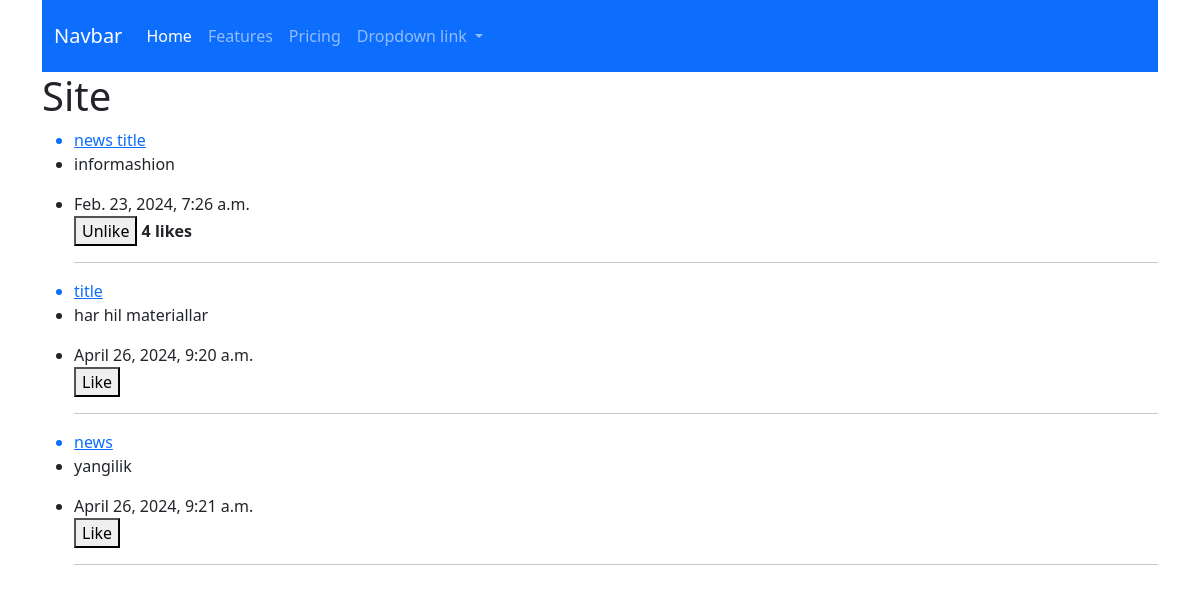
Screenshot of /pages/news/ (signed in) with the database file from the repository.
### pages/models.py (models this page shows, shortened)
class News(models.Model):
    title = models.CharField(max_length=200)
    description = RichTextField()
    created_date = models.DateTimeField(auto_now_add=True)
    updated_date = models.DateTimeField(auto_now=True)
    liked = models.ManyToManyField(CustomUser, default=None, blank=True,related_name='liked_news')
    author = models.ForeignKey(CustomUser, on_delete=models.CASCADE, related_name='author')
    news_views = models.IntegerField(default=0)

### pages/views.py (the view)
# urls.py: path('news/',news_list,name='news_list'),
def news_list(request):
    news = News.objects.all()
    user = request.user
    context = {
        'news': news,
        'user': user,
    }
    return render(request, 'new/news_list.html', context)

### templates/new/news_list.html (shortened to what this page needs)
{% extends 'base.html' %}
{% block content %}
    <h1>Site</h1>
    <ul>
        {% for new in news %}
        <div class="ui segment">
            <a href="{% url 'news_detail' new.pk %}" ><li>{{ new.title }}</li></a>
            <li>{{ new.description | safe}}</li>
            <li>{{ new.created_date }}</li>
        <form action="{% url 'like_post' %}" method="POST" class="ui form">
            {% if user not in new.liked.all %}
            <button class="ui button positive" type="submit">Like</button>
            {% else %}
            <button class="ui button negative" type="submit">Unlike</button>
            <strong>{{ new.liked.all.count }} likes</strong>
            {% endif %}
            </div>
                            <hr>
                     {% endfor %}
        {% endblock%}

### rows the page displays
News: title "news title", description "informashion", created_date "Feb. 23, 2024, 7:26 a.m.", liked.all.count "4"
News: title "title", description "har hil materiallar", created_date "April 26, 2024, 9:20 a.m.", shows "Like"
News: title "news", description "yangilik", created_date "April 26, 2024, 9:21 a.m.", shows "Like"
